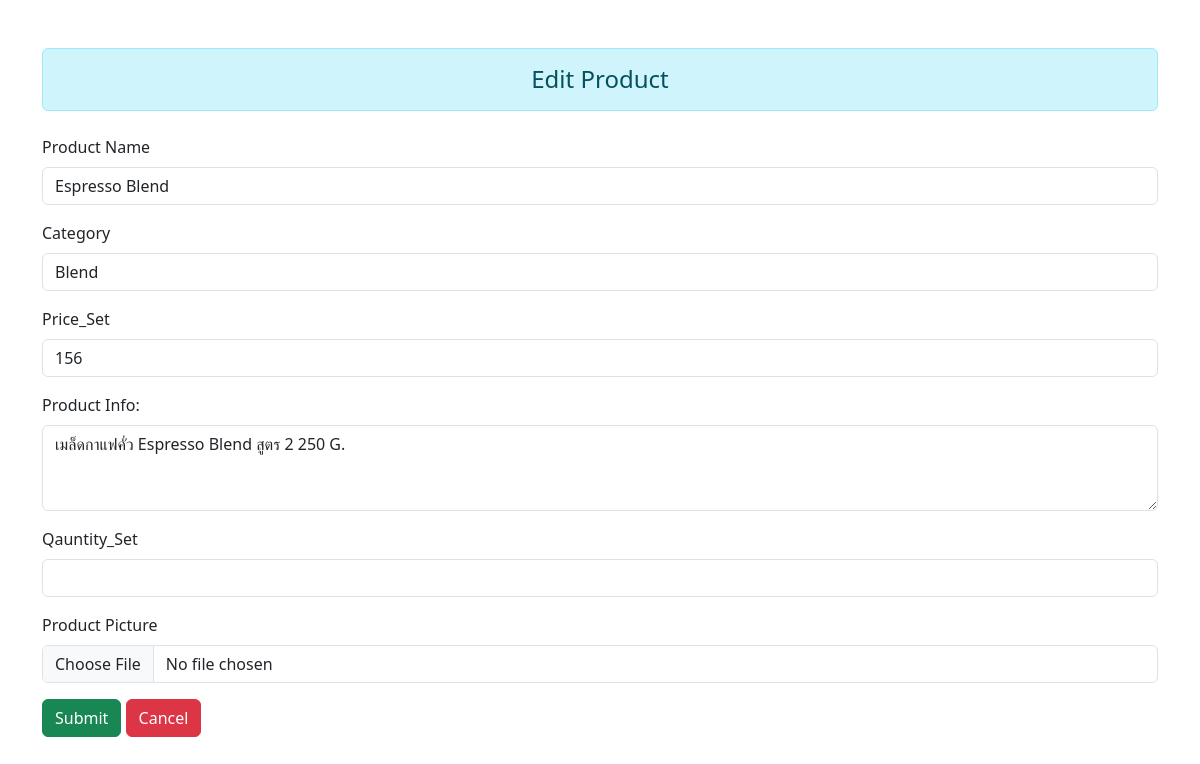
Screenshot of /jobdb/page/admin/edit_inventory.php?listproduct_id=1 with the database file from the repository.
### tables this page shows
CREATE TABLE `list_product` (
  `listproduct_id` int(10) NOT NULL,
  `product_name` varchar(50) NOT NULL,
  `category` varchar(50) NOT NULL,
  `price_set` decimal(10,0) NOT NULL,
  `product_info` text NOT NULL,
  `quantity_set` int(11) NOT NULL,
  `product_pic` blob NOT NULL,
  `update_at` datetime NOT NULL DEFAULT current_timestamp() ON UPDATE current_timestamp(),
  `visible` tinyint(4) NOT NULL
);

### jobdb/page/admin/edit_inventory.php (the view, shortened to what this page needs)
<?php
$conn = new ConnectionDatabase();
$conn = $conn->connect();
$listproduct_id = isset($_GET['listproduct_id']) ? intval($_GET['listproduct_id']) : null;
$search = isset($_GET['search']) ? $_GET['search'] : '';
$query = "SELECT * FROM list_product WHERE listproduct_id = ?";
$stmt = $conn->prepare($query);
$stmt->bind_param("i", $listproduct_id);
$stmt->execute();
$result = $stmt->get_result();
if ($result && $result->num_rows > 0) {
    $row = $result->fetch_assoc();
    $product_name = $row["product_name"];
    $category = $row["category"];
    $price_set = $row["price_set"];
    $product_info = $row["product_info"];
    $quantity_set = $row["qauntity_set"];
} else {
    echo "<script>alert('Product not found.'); window.location.href='inventory.php';</script>";
    exit;
}
?>
<!doctype html>
<html lang="en">
<head>
    <link href="https://cdn.jsdelivr.net/npm/bootstrap@5.3.3/dist/css/bootstrap.min.css" rel="stylesheet">
</head>
<body>
    <div class="container mt-5">
        <div class="h4 text-center alert alert-info mb-4" role="alert">Edit Product</div>
        <form action="edit_inventory.php?listproduct_id=<?= htmlspecialchars($listproduct_id) ?>" method="post" enctype="multipart/form-data">
            <div class="mb-3">
                <label class="form-label">Product Name</label>
                <input type="text" name="product_name" value="<?= htmlspecialchars($product_name) ?>" class="form-control" required>
            </div>
            <div class="mb-3">
                <label class="form-label">Category</label>
                <input type="text" name="category" value="<?= htmlspecialchars($category) ?>" class="form-control" required>
            </div>
            <div class="mb-3">
                <label class="form-label">Price_Set</label>
                <input type="number" name="price_set" value="<?= htmlspecialchars($price_set) ?>" class="form-control" required>
            </div>
            <div class="mb-3">
                <label class="form-label">Product Info:</label>
                <textarea name="product_info" class="form-control" rows="3"><?= htmlspecialchars($product_info) ?></textarea>
            </div>
            <div class="mb-3">
                <label class="form-label">Qauntity_Set</label>
                <input type="number" name="quantity_set" value="<?= htmlspecialchars($quantity_set) ?>" class="form-control" required>
            </div>
            <div class="mb-3">
                <label class="form-label">Product Picture</label>
                <input type="file" name="product_pic" class="form-control" accept="image/*">
            </div>
            <button type="submit" class="btn btn-success">Submit</button>
            <button type="button" class="btn btn-danger" onclick="window.location.href='inventory.php?search=<?= urlencode($search) ?>'">Cancel</button>
        </form>
    </div>
</body>
</html>

### rows the page displays
list_product: product_name "Espresso Blend", category "Blend", price_set "156", product_info "เมล็ดกาแฟคั่ว Espresso Blend สูตร 2 250 G."
